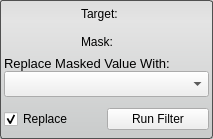
<?xml version="1.0" encoding="UTF-8"?>
<ui version="4.0">
 <class>MaskDataFilterInterface</class>
 <widget class="QWidget" name="MaskDataFilterInterface">
  <property name="geometry">
   <rect>
    <x>0</x>
    <y>0</y>
    <width>213</width>
    <height>139</height>
   </rect>
  </property>
  <property name="sizePolicy">
   <sizepolicy hsizetype="Expanding" vsizetype="Fixed">
    <horstretch>0</horstretch>
    <verstretch>0</verstretch>
   </sizepolicy>
  </property>
  <property name="minimumSize">
   <size>
    <width>213</width>
    <height>139</height>
   </size>
  </property>
  <property name="maximumSize">
   <size>
    <width>16777215</width>
    <height>139</height>
   </size>
  </property>
  <property name="baseSize">
   <size>
    <width>213</width>
    <height>139</height>
   </size>
  </property>
  <property name="windowTitle">
   <string>Mask Data Filter</string>
  </property>
  <property name="styleSheet">
   <string notr="true">QWidget#MaskDataFilterInterface{
	border-radius: 3px;
	border: 1px solid rgb(80, 80,80);
	background-color: qlineargradient(spread:pad, x1:0.5, y1:0, x2:0.5, y2:0.960227, stop:0 rgba(221, 221, 221, 255), stop:0.155779 rgba(228, 228, 228, 255), stop:1 rgba(202, 204, 204, 255));      
}</string>
  </property>
  <layout class="QVBoxLayout" name="verticalLayout_2">
   <property name="spacing">
    <number>2</number>
   </property>
   <property name="margin">
    <number>4</number>
   </property>
   <item>
    <layout class="QHBoxLayout" name="targetHLayout" stretch="1">
     <property name="spacing">
      <number>0</number>
     </property>
     <property name="bottomMargin">
      <number>4</number>
     </property>
     <item>
      <widget class="QLabel" name="targetLabel">
       <property name="sizePolicy">
        <sizepolicy hsizetype="Fixed" vsizetype="Preferred">
         <horstretch>0</horstretch>
         <verstretch>0</verstretch>
        </sizepolicy>
       </property>
       <property name="minimumSize">
        <size>
         <width>50</width>
         <height>0</height>
        </size>
       </property>
       <property name="text">
        <string>Target:</string>
       </property>
      </widget>
     </item>
    </layout>
   </item>
   <item>
    <layout class="QHBoxLayout" name="maskHLayout" stretch="1">
     <property name="spacing">
      <number>0</number>
     </property>
     <item>
      <widget class="QLabel" name="maskLabel">
       <property name="sizePolicy">
        <sizepolicy hsizetype="Fixed" vsizetype="Preferred">
         <horstretch>0</horstretch>
         <verstretch>0</verstretch>
        </sizepolicy>
       </property>
       <property name="minimumSize">
        <size>
         <width>50</width>
         <height>0</height>
        </size>
       </property>
       <property name="text">
        <string>Mask:</string>
       </property>
      </widget>
     </item>
    </layout>
   </item>
   <item>
    <layout class="QVBoxLayout" name="verticalLayout">
     <property name="spacing">
      <number>0</number>
     </property>
     <property name="bottomMargin">
      <number>4</number>
     </property>
     <item>
      <widget class="QLabel" name="label">
       <property name="font">
        <font>
         <pointsize>10</pointsize>
        </font>
       </property>
       <property name="text">
        <string>Replace Masked Value With:</string>
       </property>
      </widget>
     </item>
     <item>
      <widget class="QComboBox" name="replaceComboBox">
       <property name="sizePolicy">
        <sizepolicy hsizetype="Expanding" vsizetype="Fixed">
         <horstretch>0</horstretch>
         <verstretch>0</verstretch>
        </sizepolicy>
       </property>
       <property name="minimumSize">
        <size>
         <width>0</width>
         <height>26</height>
        </size>
       </property>
      </widget>
     </item>
    </layout>
   </item>
   <item>
    <widget class="QWidget" name="replaceRunWidget" native="true">
     <property name="minimumSize">
      <size>
       <width>0</width>
       <height>32</height>
      </size>
     </property>
     <property name="maximumSize">
      <size>
       <width>16777215</width>
       <height>32</height>
      </size>
     </property>
     <layout class="QHBoxLayout" name="horizontalLayout" stretch="1,1">
      <property name="spacing">
       <number>0</number>
      </property>
      <property name="margin">
       <number>0</number>
      </property>
      <item>
       <widget class="QCheckBox" name="replaceCheckBox">
        <property name="text">
         <string>Replace</string>
        </property>
        <property name="checked">
         <bool>true</bool>
        </property>
       </widget>
      </item>
      <item>
       <widget class="QPushButton" name="runFilterButton">
        <property name="text">
         <string>Run Filter</string>
        </property>
       </widget>
      </item>
     </layout>
    </widget>
   </item>
  </layout>
 </widget>
 <resources/>
 <connections/>
</ui>
